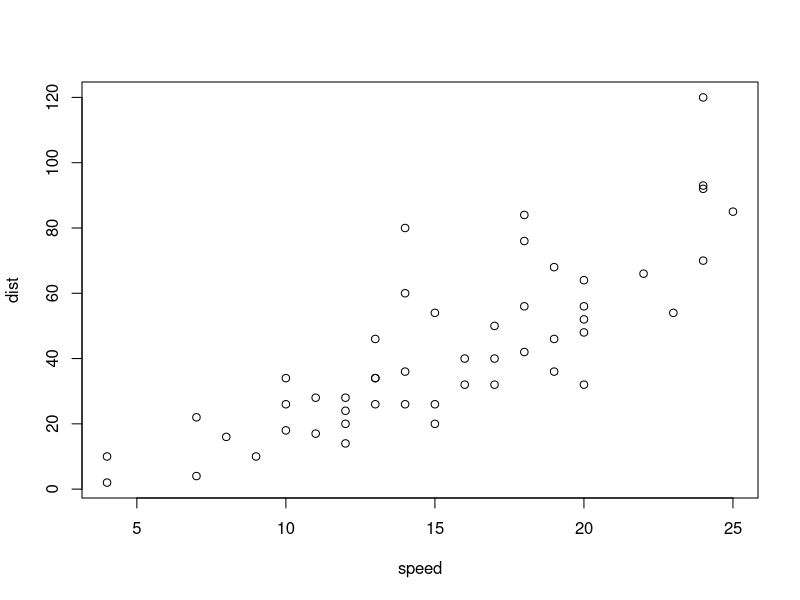
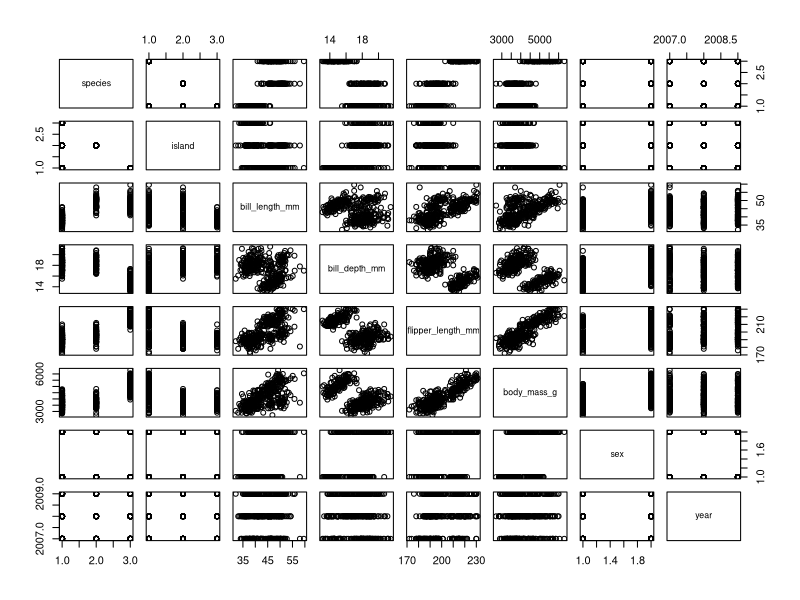

Source code (R) for these figures, in order:
## ---- chunk 1
knitr::opts_chunk$set(echo = TRUE)
library(palmerpenguins)
## ---- chunk 2
plot(cars)
## ---- chunk 3
plot(penguins)
